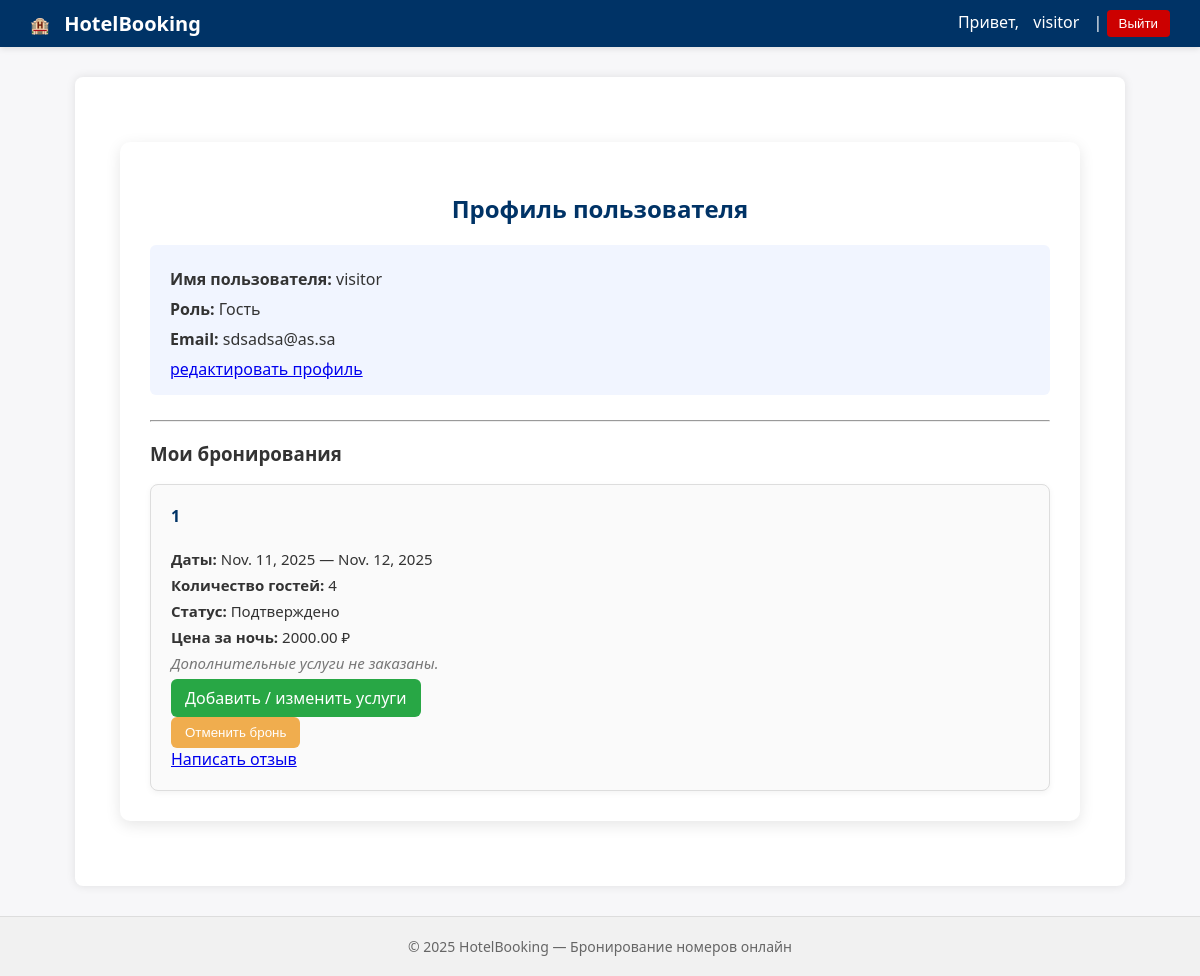
The page /accounts/profile/ (signed in) on the database as committed earlier.
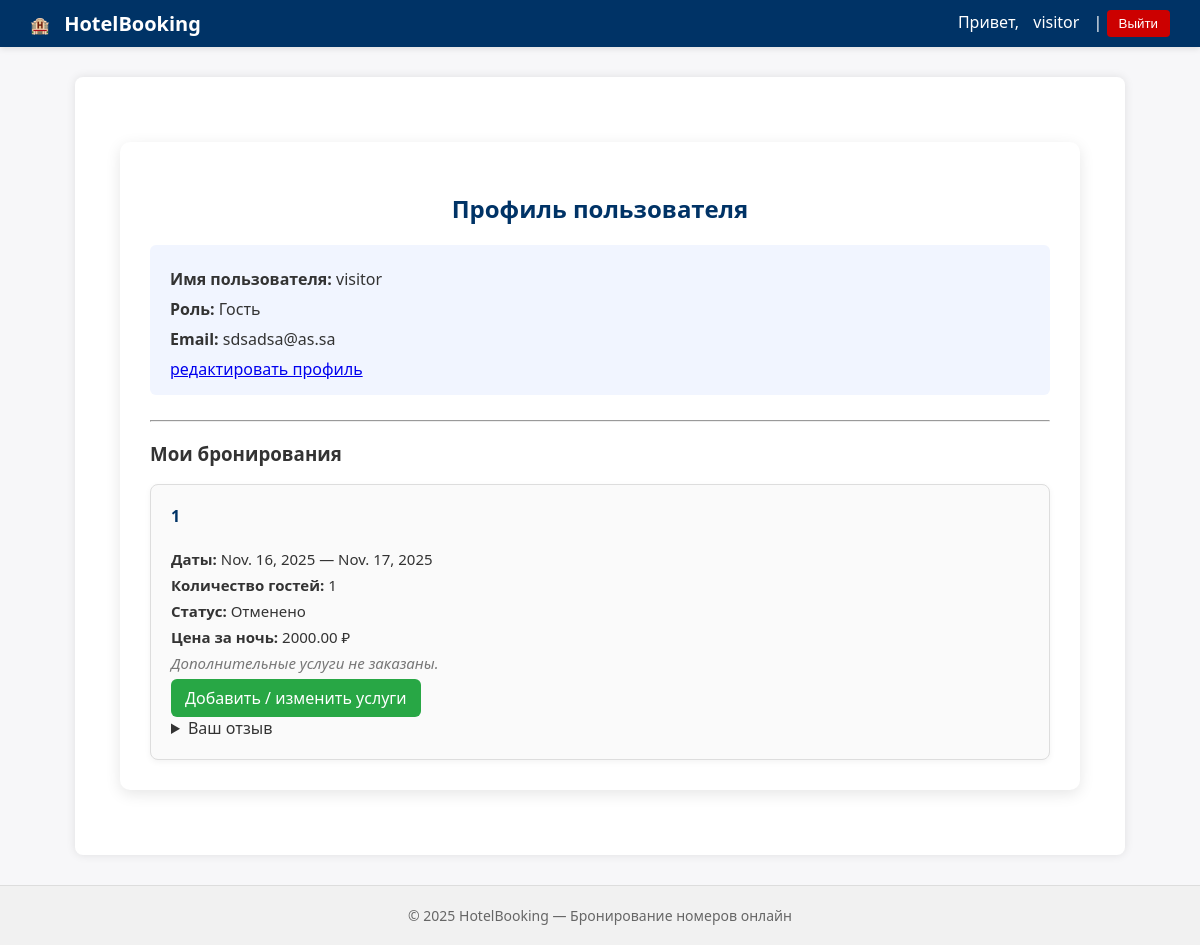
The same page on the database as committed later.
### booking_app/models.py (models this page shows, shortened)
class Booking(models.Model):
    STATUS_CHOICES = (
        ('confirmed', 'Подтверждено'),
        ('cancelled', 'Отменено'),
    )
    guest = models.ForeignKey(User, on_delete=models.CASCADE, related_name='bookings')
    room = models.ForeignKey(Room, on_delete=models.CASCADE)
    check_in = models.DateField()
    check_out = models.DateField()
    guests_count = models.PositiveIntegerField()
    status = models.CharField(max_length=10, choices=STATUS_CHOICES, default='confirmed')
    objects = models.Manager()

class Room(models.Model):
    STATUS_CHOICES = (
        ('available', 'Доступен'),
        ('occupied', 'Занят'),
    )
    title = models.CharField(max_length=100)
    description = models.TextField()
    capacity = models.PositiveIntegerField()
    price_per_night = models.DecimalField(max_digits=8, decimal_places=2)
    status = models.CharField(max_length=10, choices=STATUS_CHOICES, default='available')
    objects = models.Manager()

### account_app/views.py (the view)
# urls.py: path('profile/', profile_view, name='profile'),
@login_required
def profile_view(request):
    user = request.user
    if user.is_superuser:
        rooms = Room.objects.all()
        return render(request, 'registration/profile_admin.html', {
            'user': user,
            'rooms': rooms
        })
    elif user.role == 'admin':
        rooms = Room.objects.all()
        return render(request, 'registration/profile_admin.html', {
            'user': user,
            'rooms': rooms
        })
    else:
        return render(request, 'registration/profile.html', {'user': user})

### account_app/templates/registration/profile.html (shortened to what this page needs)
{% extends "base.html" %}
{% block content %}
<div class="profile-container">
    <h2>Профиль пользователя</h2>
    <div class="user-info">
        <p><strong>Имя пользователя:</strong> {{ user.username }}</p>
        <p><strong>Роль:</strong> {{ user.get_role_display }}</p>
        <p><strong>Email:</strong> {{ user.email|default:"—" }}</p>
        <a href="{% url 'account_app:profile_edit' %}">редактировать профиль</a>
    </div>
    <hr>
    <h3>Мои бронирования</h3>
    {% if user.bookings.all %}
        <div class="bookings-list">
            {% for booking in user.bookings.all %}
                <div class="booking-card">
                    <h4>{{ booking.room.title }}</h4>
                    <p><strong>Даты:</strong> {{ booking.check_in }} — {{ booking.check_out }}</p>
                    <p><strong>Количество гостей:</strong> {{ booking.guests_count }}</p>
                    <p><strong>Статус:</strong> {{ booking.get_status_display }}</p>
                    <p><strong>Цена за ночь:</strong> {{ booking.room.price_per_night }} ₽</p>
                    {% if booking.service_orders.all %}
                        <details class="services-details">
                            <summary>Заказанные услуги</summary>
                            <ul>
                                {% for order in booking.service_orders.all %}
                                    <li>{{ order.service.name }} ×{{ order.quantity }} — {{ order.service.price }} ₽</li>
                                {% endfor %}
                            </ul>
                        </details>
                    {% else %}
                        <p class="no-services">Дополнительные услуги не заказаны.</p>
                    {% endif %}
                    <div class="service-buttons">
                        <a href="{% url 'booking_app:user_booking_services' booking.id %}" class="btn-edit">
                            Добавить / изменить услуги
                        </a>
                        {% if booking.status == 'confirmed' %}
                            <form action="{% url 'booking_app:booking_cancel' booking.id %}" method="post" class="cancel-form">
                                <button type="submit" class="btn-cancel">Отменить бронь</button>
                            </form>
                        {% endif %}
                    </div>
                    <div class="review-section">
                        {% if booking.review %}
                            <details class="review-details">
                                <summary>Ваш отзыв</summary>
                            </details>
                        {% else %}
                            <a href="{% url 'booking_app:add_review' booking.id %}" class="btn-add-review">Написать отзыв</a>
                        {% endif %}
                    </div>
                </div>
            {% endfor %}
        </div>
    {% else %}
        <p>У вас пока нет броней.</p>
    {% endif %}
</div>
{% endblock %}

Rows that differ between the two databases and show on the page:
removed Booking: room "1", check_in "Nov. 11, 2025", check_out "Nov. 12, 2025", guests_count "4", status "Подтверждено", room.price_per_night "2000.00", shows "Дополнительные услуги не заказаны.", shows "Отменить бронь", shows "Написать отзыв"
added Booking: room "1", check_in "Nov. 16, 2025", check_out "Nov. 17, 2025", guests_count "1", status "Отменено", room.price_per_night "2000.00", shows "Дополнительные услуги не заказаны."
